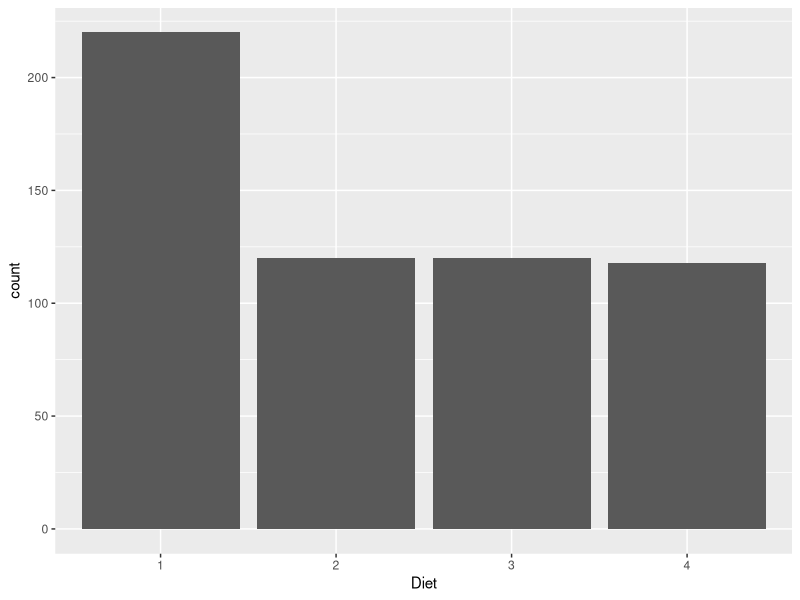

Reproduce this figure in R.
## ---- chunk 1
library(ggplot2)
library(datasets)

#head(Titanic)

ggplot(ChickWeight, aes(x=Diet)) + # aesthetics
  geom_bar()
